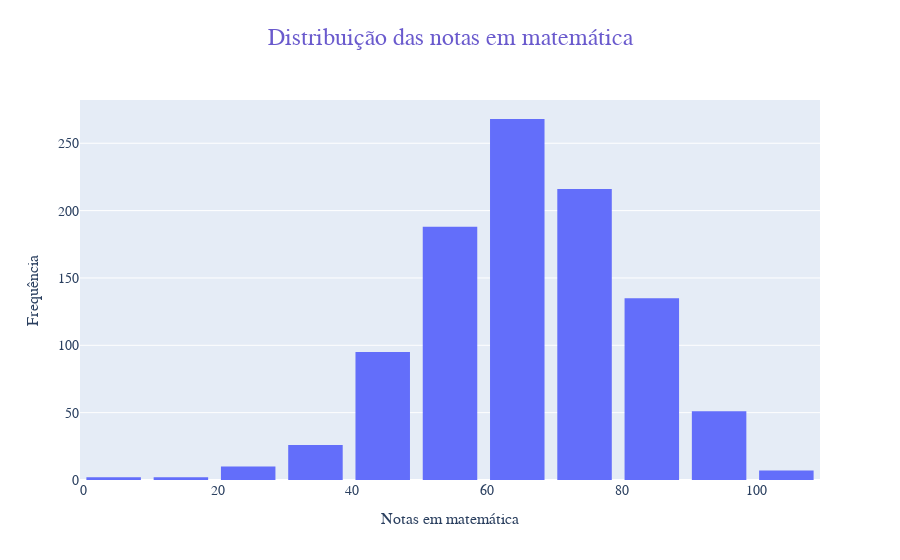

Write notebook code for a chart like this one.
### Markdown cell above
## Qual é a média de notas em matemática dos estudantes no conjunto de dados?

### Code cell
# Como estão distribuídas as notas em matemática? Existem muitos alunos com notas baixas?
fig = px.histogram(df, x='math score', nbins=20, labels={'math score': 'Notas em matemática', 'count': 'Frequência'},
                   title='Distribuição das notas em matemática')

fig.update_layout(
    title={
        'text': 'Distribuição das notas em matemática',
        'font': {
            'size': 24,
            'color': '#6A5ACD',
            'family': 'Arial'
        },
        'x': 0.5,
        'y': 0.95,
        'xanchor': 'center',
        'yanchor': 'top'
    },
    xaxis={
        'title': 'Notas em matemática',
        'title_font': {'size': 16, 'family': 'Arial'},
        'tickfont': {'size': 14, 'family': 'Arial'}
    },
    yaxis={
        'title': 'Frequência',
        'title_font': {'size': 16, 'family': 'Arial'},
        'tickfont': {'size': 14, 'family': 'Arial'}
    },
    bargap=0.1,
    bargroupgap=0.1,
    hovermode='x'
)

fig.show()

### Figure 1 — Plotly figure (JSON) as saved in the notebook; plotly's stock layout.template omitted (floating-point values rounded to 4 significant figures; data arrays with more than 128 entries replaced by an {"elided": "..."} marker saying what was removed)
{"data": [{"alignmentgroup": "True", "bingroup": "x", "hovertemplate": "Notas em matemática=%{x}<br>count=%{y}<extra></extra>", "legendgroup": "", "marker": {"color": "#636efa", "pattern": {"shape": ""}}, "name": "", "nbinsx": 20, "offsetgroup": "", "orientation": "v", "showlegend": false, "type": "histogram", "x": {"elided": "1000 int values"}, "xaxis": "x", "yaxis": "y"}], "layout": {"autosize": true, "bargap": 0.1, "bargroupgap": 0.1, "barmode": "relative", "hovermode": "x", "legend": {"tracegroupgap": 0}, "title": {"font": {"color": "#6A5ACD", "family": "Arial", "size": 24}, "text": "Distribuição das notas em matemática", "x": 0.5, "xanchor": "center", "y": 0.95, "yanchor": "top"}, "xaxis": {"anchor": "y", "autorange": true, "domain": [0, 1], "range": [-0.5, 109.5], "tickfont": {"family": "Arial", "size": 14}, "title": {"font": {"family": "Arial", "size": 16}, "text": "Notas em matemática"}, "type": "linear"}, "yaxis": {"anchor": "x", "autorange": true, "domain": [0, 1], "range": [0, 282.1], "tickfont": {"family": "Arial", "size": 14}, "title": {"font": {"family": "Arial", "size": 16}, "text": "Frequência"}}}}
